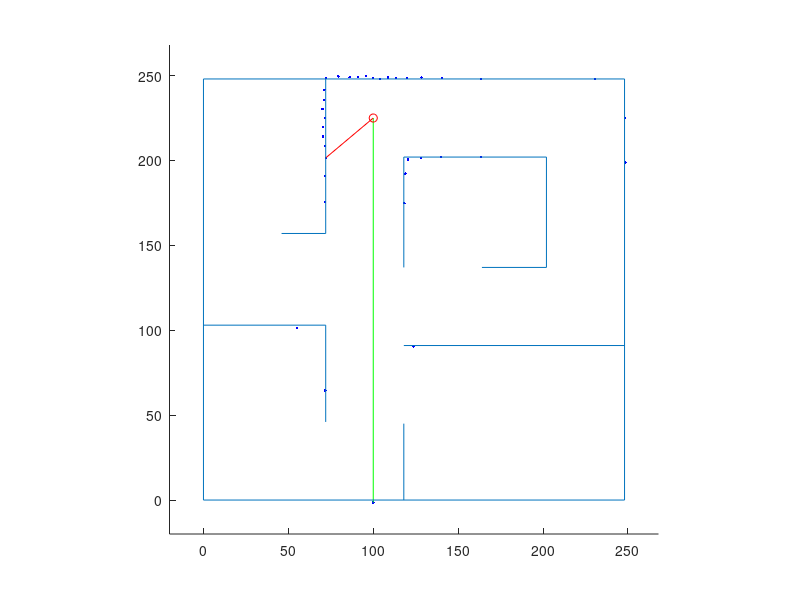

This figure's MATLAB source: (Note: this script raises an error after producing the figure.)
cla, clc, clear
max_dim = 248; %cm
hold all
axis([-20,max_dim+20,-20,max_dim+20])
axis square

% Wall structure [x1,y1;x2,y2] end points of line segment
outer_wall1 = [0,0;0,max_dim];
outer_wall2 = [0,0;max_dim,0];
outer_wall3 = [0,max_dim;max_dim,max_dim];
outer_wall4 = [max_dim,0;max_dim,max_dim];
outer_walls = [outer_wall1;outer_wall2;outer_wall3;outer_wall4];
% for iter = 1:2:length(outer_walls)
%     line(outer_walls(iter:iter+1,1),outer_walls(iter:iter+1,2))
% end
island_wall1 = [202,137;202,202];
island_wall2 = [118,137;118,202];
island_wall3 = [118,202;202,202];
island_wall4 = [164,137;202,137];
island_walls = [island_wall1;island_wall2;island_wall3;island_wall4];
% for iter = 1:2:length(island_walls)
%     line(island_walls(iter:iter+1,1),island_walls(iter:iter+1,2))
% end
lr_wall1 = [118,91;max_dim,91];
lr_wall2 = [118,45;118,0];
lr_walls = [lr_wall1;lr_wall2];
% for iter = 1:2:length(lr_walls)
%     line(lr_walls(iter:iter+1,1),lr_walls(iter:iter+1,2))
% end
ll_wall1 = [0,103;72,103];
ll_wall2 = [72,103;72,46];
ll_walls = [ll_wall1;ll_wall2];
% for iter = 1:2:length(ll_walls)
%     line(ll_walls(iter:iter+1,1),ll_walls(iter:iter+1,2))
% end
ur_wall1 = [72,157;72,max_dim];
ur_wall2 = [46,157;72,157];
ur_walls = [ur_wall1;ur_wall2];
% for iter = 1:2:length(ur_walls)
%     line(ur_walls(iter:iter+1,1),ur_walls(iter:iter+1,2))
% end
field_walls = [outer_walls;island_walls;lr_walls;ll_walls;ur_walls];


r_pose_start = [100,225,(pi/180)*(-90)];
r_pose = r_pose_start;
r_pose_est = r_pose;
num_readings = 36;
angle_increment = 10*(pi/180);
map_dim = 120;
v = 0;  % Linear Velocity
om = 0; % Angular Velocity
dt = 0.25; % Time step
path = [];
%map = ones(map_dim,map_dim);
%map = map*(1/(map_dim^2));
map_f = zeros(map_dim,map_dim);
map_count = zeros(map_dim,map_dim);
map = zeros(map_dim,map_dim);
xn = [0,0,0,0];
yn = [0,0,0,0];
orient_array = [];
pause(1)

% *** ITERATE THROUGH POSITIONS *** %
for t = 0:dt:5000
    cla
    laser_r = ones(length(field_walls)/2,num_readings);
    laser_r = laser_r.*1e3;

    for index = 1:num_readings
        angle = index*angle_increment + r_pose(3);
        for iter = 1:2:length(field_walls) % USING ASSUMPTION OF PARALLEL AND PERPENDICULAR WALLS
             if field_walls(iter,1) == field_walls(iter+1,1) % x components are the same
                 x_wall = field_walls(iter,1);
                 y_wall_proj = tan(angle)*(x_wall - r_pose(1)) + r_pose(2);
                 y_wall_max = max([field_walls(iter,2),field_walls(iter+1,2)]);
                 y_wall_min = min([field_walls(iter,2),field_walls(iter+1,2)]);
                 if (sign(cos(angle)) == sign(x_wall - r_pose(1))) || (tan(angle) > 1e10)
                     if (y_wall_proj <= y_wall_max) && (y_wall_proj >= y_wall_min) % if the projection lands on the wall
                        laser_r((iter+1)/2,index) = sqrt((x_wall - r_pose(1)).^2 + (y_wall_proj - r_pose(2)).^2);
                        %line(field_walls(iter:iter+1,1),field_walls(iter:iter+1,2),'Color','g')
                        %plot(x_wall, y_wall_proj,'r+')
                     end
                 end
             else % y components are the same
                 y_wall = field_walls(iter,2);
                 x_wall_proj = (y_wall - r_pose(2))/tan(angle) + r_pose(1);
                 x_wall_max = max([field_walls(iter,1),field_walls(iter+1,1)]);
                 x_wall_min = min([field_walls(iter,1),field_walls(iter+1,1)]);
                 if (sign(sin(angle)) == sign(y_wall - r_pose(2))) || (tan(angle) > 1e10)
                     if (x_wall_proj <= x_wall_max) && (x_wall_proj >= x_wall_min) % if the projection lands on the wall
                         if (angle == 90*(pi/180)) && (y_wall < r_pose(2))
                             continue 
                         end
                         if (angle == 270*(pi/180)) && (y_wall > r_pose(2))
                             continue 
                         end
                         laser_r((iter+1)/2,index) = sqrt((y_wall - r_pose(2)).^2 + (x_wall_proj - r_pose(1)).^2);
                         %line(field_walls(iter:iter+1,1),field_walls(iter:iter+1,2),'Color','r')
                         %plot(x_wall_proj, y_wall,'g+')
                     end
                 end
             end
        end
    end

    laser_rp = zeros(1,num_readings);
    for index = 1:num_readings
        laser_rp(index) = min(laser_r(:,index));
            laser_rp(index) = laser_rp(index) + 2*rand(1);
    end

    laser_xy = zeros(num_readings,2);
    for index = 1:num_readings
        angle = index*angle_increment + r_pose(3);
        laser_xy(index,:) = [laser_rp(index)*cos(angle) + r_pose(1),laser_rp(index)*sin(angle) + r_pose(2)];
    end

    %%% PLOT LASER LINES %%%
    for index = 1:num_readings
        %line([r_pose(1),laser_xy(index,1)],[r_pose(2),laser_xy(index,2)], 'Color','r')
        plot(laser_xy(:,1),laser_xy(:,2), 'b.')
    end
    %%% Show special laser lines in different colors %%%
    line([r_pose(1),laser_xy(36,1)],[r_pose(2),laser_xy(36,2)], 'Color','g') % Heading beam
%     line([r_pose(2)/4 + 15,laser_xy(36,2)/4 + 15],[r_pose(1)/4 + 15,laser_xy(36,1)/4 + 15], 'Color','g') % Heading beam

    for index = [31]
        line([r_pose(1),laser_xy(index,1)],[r_pose(2),laser_xy(index,2)], 'Color','r')
    end
    
    %%% DRAW WALLS %%%
    for iter = 1:2:length(field_walls)
        line(field_walls(iter:iter+1,1),field_walls(iter:iter+1,2))
    end
    %%% PLOT ROBOT %%%
%    plot(r_pose(1)/8 + 15,r_pose(2)/8 + 15,'ro')
%    plot(r_pose(2)/4 + 15,r_pose(1)/4 + 15,'ro')
    plot(r_pose(1),r_pose(2),'ro')


    
    % *** Potential Field Navigation *** %
	vp = v;
    omp = om;
    [v, om] = PocLoc1(laser_rp);
    
    %%% MOTION NOISE %%%
    %v = v + .2*rand(1);
    %om = om + .01*rand(1);
    
    %%% MOTION DAMPENING %%%
    v = 0.1*v + 0.9*vp;
    om = 0.1*om + 0.9*omp;
    
    %%% MOTION MODEL %%%
    r_pose(3) = r_pose(3) + (om + 0.01*rand(1) + 0.01)*dt;
    r_pose(1) = r_pose(1) + (v + 0.2*rand(1) + 0.2)*cos(r_pose(3));
    r_pose(2) = r_pose(2) + (v + 0.2*rand(1) + 0.2)*sin(r_pose(3));
    
    r_pose_est(3) = r_pose(3) + om*dt;
    r_pose_est(1) = r_pose(1) + v*cos(r_pose(3));
    r_pose_est(2) = r_pose(2) + v*sin(r_pose(3));
   

%     %%% SLAM %%%
%     map = slam(laser_rp,r_pose_est,map);
%     axis([0, map_dim + 1,0,map_dim + 1])
%     map = (map/norm(map));
%     surf(map)

    %map_f = (map_f/norm(map_f));
    %map_f = map_f + map;
    %map_f = map_f.*map;
    %surf(map_f)
    
% %     if t <= 10
% %         xn = [r_pose_est(3),r_pose_est(3),r_pose_est(3),r_pose_est(3)];
% %         yn = [r_pose_est(3),r_pose_est(3),r_pose_est(3),r_pose_est(3)];
% %     end
    
    [r_pose_est,xn,yn] = classifier(laser_rp,r_pose_est,xn,yn);
    map = slam_mean(laser_rp,r_pose_est,map);
    axis([0, map_dim + 1,0,map_dim + 1])
    %map_ct = map;
    %map_ct(map_ct > 0) = 1;
    %map_count = map_count + map_ct; 
    map_f = map_f + map;
    %surf((map_f./map_count)')
    surf(map_f')
    %plot(t,r_pose_est(3),'o')
    %axis([t-100, t,-2*pi,2*pi])
    %orient_array = [orient_array,r_pose(3)];
    
    %%% PLOT NEW LASER DOTS %%%
    laser_xy = zeros(num_readings,2);
    for index = 1:num_readings
        angle = index*angle_increment + r_pose_est(3);
        laser_xy(index,:) = [laser_rp(index)*cos(angle) + r_pose_est(1),laser_rp(index)*sin(angle) + r_pose_est(2)];
    end

    %%% PLOT LASER LINES %%%
    for index = 1:num_readings
        plot(laser_xy(:,1),laser_xy(:,2), 'go')
    end
    %%%
    
%%% DRAW HYPOTHESE %%%
%     for iter = 1:2:length(map)
%         line(map(iter:iter+1,1),map(iter:iter+1,2))
%     end
    pause(1/2048)
end

input('Press Enter to Filter Map: ')

map_fg = (map_f/norm(map_f));
map_fg = (map_fg > 0.02);
map_fg = double(map_fg);
cla
surf(map_fg)
